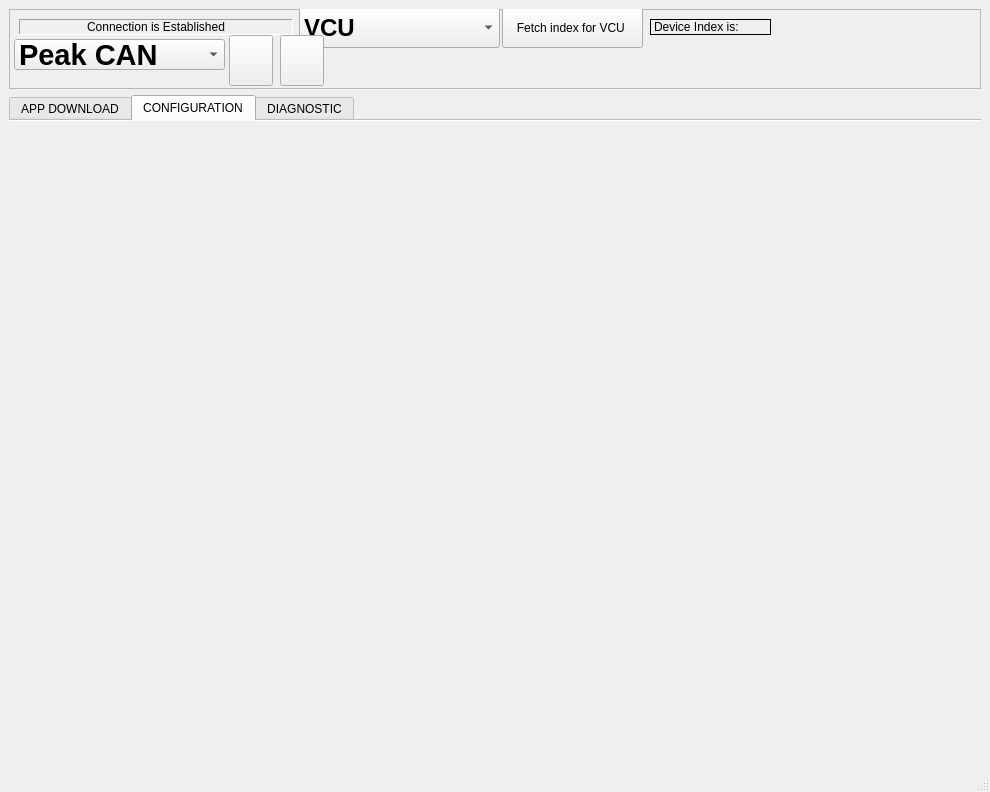
<?xml version="1.0" encoding="UTF-8"?>
<ui version="4.0">
 <class>MainWindow</class>
 <widget class="QMainWindow" name="MainWindow">
  <property name="geometry">
   <rect>
    <x>0</x>
    <y>0</y>
    <width>990</width>
    <height>792</height>
   </rect>
  </property>
  <property name="windowTitle">
   <string>MainWindow</string>
  </property>
  <property name="autoFillBackground">
   <bool>false</bool>
  </property>
  <widget class="QWidget" name="centralwidget">
   <layout class="QVBoxLayout" name="verticalLayout">
    <item>
     <widget class="QFrame" name="frame">
      <property name="sizePolicy">
       <sizepolicy hsizetype="Preferred" vsizetype="Fixed">
        <horstretch>0</horstretch>
        <verstretch>0</verstretch>
       </sizepolicy>
      </property>
      <property name="minimumSize">
       <size>
        <width>0</width>
        <height>80</height>
       </size>
      </property>
      <property name="maximumSize">
       <size>
        <width>16777215</width>
        <height>102</height>
       </size>
      </property>
      <property name="frameShape">
       <enum>QFrame::Shape::StyledPanel</enum>
      </property>
      <property name="frameShadow">
       <enum>QFrame::Shadow::Raised</enum>
      </property>
      <widget class="QLabel" name="connection_status_label">
       <property name="geometry">
        <rect>
         <x>10</x>
         <y>10</y>
         <width>274</width>
         <height>16</height>
        </rect>
       </property>
       <property name="frameShape">
        <enum>QFrame::Shape::Panel</enum>
       </property>
       <property name="frameShadow">
        <enum>QFrame::Shadow::Sunken</enum>
       </property>
       <property name="text">
        <string>Connection is Established</string>
       </property>
       <property name="alignment">
        <set>Qt::AlignmentFlag::AlignCenter</set>
       </property>
       <property name="wordWrap">
        <bool>false</bool>
       </property>
      </widget>
      <widget class="QComboBox" name="device_dropdown">
       <property name="geometry">
        <rect>
         <x>290</x>
         <y>-2</y>
         <width>201</width>
         <height>41</height>
        </rect>
       </property>
       <property name="font">
        <font>
         <family>Arial</family>
         <pointsize>18</pointsize>
         <bold>true</bold>
        </font>
       </property>
       <item>
        <property name="text">
         <string>VCU</string>
        </property>
       </item>
       <item>
        <property name="text">
         <string>EVCC</string>
        </property>
       </item>
      </widget>
      <widget class="QPushButton" name="index_fetching_button">
       <property name="geometry">
        <rect>
         <x>493</x>
         <y>-2</y>
         <width>141</width>
         <height>41</height>
        </rect>
       </property>
       <property name="text">
        <string>Fetch index for VCU </string>
       </property>
      </widget>
      <widget class="QLabel" name="index_label">
       <property name="geometry">
        <rect>
         <x>641</x>
         <y>10</y>
         <width>121</width>
         <height>16</height>
        </rect>
       </property>
       <property name="frameShape">
        <enum>QFrame::Shape::Box</enum>
       </property>
       <property name="text">
        <string>Device Index is:</string>
       </property>
      </widget>
      <widget class="QComboBox" name="protocall_dropdown">
       <property name="geometry">
        <rect>
         <x>5</x>
         <y>30</y>
         <width>211</width>
         <height>31</height>
        </rect>
       </property>
       <property name="sizePolicy">
        <sizepolicy hsizetype="Preferred" vsizetype="Fixed">
         <horstretch>9</horstretch>
         <verstretch>7</verstretch>
        </sizepolicy>
       </property>
       <property name="font">
        <font>
         <family>Arial</family>
         <pointsize>22</pointsize>
         <bold>true</bold>
        </font>
       </property>
       <property name="mouseTracking">
        <bool>false</bool>
       </property>
       <property name="acceptDrops">
        <bool>false</bool>
       </property>
       <property name="layoutDirection">
        <enum>Qt::LayoutDirection::LeftToRight</enum>
       </property>
       <property name="maxVisibleItems">
        <number>10</number>
       </property>
       <property name="sizeAdjustPolicy">
        <enum>QComboBox::SizeAdjustPolicy::AdjustToContentsOnFirstShow</enum>
       </property>
       <property name="iconSize">
        <size>
         <width>16</width>
         <height>16</height>
        </size>
       </property>
       <property name="duplicatesEnabled">
        <bool>false</bool>
       </property>
       <item>
        <property name="text">
         <string>Peak CAN</string>
        </property>
       </item>
       <item>
        <property name="text">
         <string>Waveshare</string>
        </property>
       </item>
      </widget>
      <widget class="QPushButton" name="connect_button">
       <property name="geometry">
        <rect>
         <x>220</x>
         <y>26</y>
         <width>44</width>
         <height>51</height>
        </rect>
       </property>
       <property name="text">
        <string/>
       </property>
       <property name="icon">
        <iconset>
         <normaloff>power.png</normaloff>power.png</iconset>
       </property>
       <property name="iconSize">
        <size>
         <width>45</width>
         <height>40</height>
        </size>
       </property>
      </widget>
      <widget class="QPushButton" name="disconnect_button">
       <property name="geometry">
        <rect>
         <x>271</x>
         <y>26</y>
         <width>44</width>
         <height>51</height>
        </rect>
       </property>
       <property name="text">
        <string/>
       </property>
       <property name="icon">
        <iconset>
         <normaloff>plug.png</normaloff>plug.png</iconset>
       </property>
       <property name="iconSize">
        <size>
         <width>45</width>
         <height>40</height>
        </size>
       </property>
      </widget>
     </widget>
    </item>
    <item>
     <widget class="QTabWidget" name="tabWidget">
      <property name="autoFillBackground">
       <bool>false</bool>
      </property>
      <property name="styleSheet">
       <string notr="true">#tab{border-image: url(:/image/Powerswap logo.png)0 0 0 0 stretch stretch ;}
#tab_2{border-image: url(:/image/Powerswap logo.png)0 0 0 0 stretch stretch ;}
#tab_3{border-image: url(:/image/Powerswap logo.png)0 0 0 0 stretch stretch ;}</string>
      </property>
      <property name="tabPosition">
       <enum>QTabWidget::TabPosition::North</enum>
      </property>
      <property name="tabShape">
       <enum>QTabWidget::TabShape::Rounded</enum>
      </property>
      <property name="currentIndex">
       <number>1</number>
      </property>
      <property name="usesScrollButtons">
       <bool>false</bool>
      </property>
      <property name="documentMode">
       <bool>true</bool>
      </property>
      <property name="tabsClosable">
       <bool>false</bool>
      </property>
      <widget class="QWidget" name="tab">
       <attribute name="title">
        <string>APP DOWNLOAD</string>
       </attribute>
       <widget class="QLabel" name="software_directory_label">
        <property name="geometry">
         <rect>
          <x>10</x>
          <y>1</y>
          <width>371</width>
          <height>20</height>
         </rect>
        </property>
        <property name="frameShape">
         <enum>QFrame::Shape::Panel</enum>
        </property>
        <property name="frameShadow">
         <enum>QFrame::Shadow::Sunken</enum>
        </property>
        <property name="text">
         <string>Software_directory_label</string>
        </property>
        <property name="margin">
         <number>0</number>
        </property>
        <property name="indent">
         <number>7</number>
        </property>
       </widget>
       <widget class="QLabel" name="flashing_status_label">
        <property name="geometry">
         <rect>
          <x>10</x>
          <y>25</y>
          <width>381</width>
          <height>21</height>
         </rect>
        </property>
        <property name="font">
         <font>
          <family>Arial</family>
          <pointsize>14</pointsize>
          <underline>false</underline>
         </font>
        </property>
        <property name="frameShape">
         <enum>QFrame::Shape::Panel</enum>
        </property>
        <property name="frameShadow">
         <enum>QFrame::Shadow::Sunken</enum>
        </property>
        <property name="text">
         <string>Flashing Completed Succesfully</string>
        </property>
        <property name="indent">
         <number>7</number>
        </property>
       </widget>
       <widget class="QPushButton" name="pushButton">
        <property name="geometry">
         <rect>
          <x>10</x>
          <y>50</y>
          <width>141</width>
          <height>32</height>
         </rect>
        </property>
        <property name="text">
         <string>Import Bin File</string>
        </property>
        <property name="autoExclusive">
         <bool>false</bool>
        </property>
        <property name="autoDefault">
         <bool>false</bool>
        </property>
        <property name="default">
         <bool>false</bool>
        </property>
        <property name="flat">
         <bool>false</bool>
        </property>
       </widget>
       <widget class="QPushButton" name="pushButton_2">
        <property name="geometry">
         <rect>
          <x>160</x>
          <y>50</y>
          <width>111</width>
          <height>32</height>
         </rect>
        </property>
        <property name="text">
         <string>Start</string>
        </property>
        <property name="autoExclusive">
         <bool>false</bool>
        </property>
        <property name="autoDefault">
         <bool>false</bool>
        </property>
        <property name="default">
         <bool>false</bool>
        </property>
        <property name="flat">
         <bool>false</bool>
        </property>
       </widget>
       <widget class="QProgressBar" name="progressBar">
        <property name="geometry">
         <rect>
          <x>280</x>
          <y>54</y>
          <width>118</width>
          <height>23</height>
         </rect>
        </property>
        <property name="value">
         <number>24</number>
        </property>
       </widget>
       <widget class="QLabel" name="label_2">
        <property name="geometry">
         <rect>
          <x>280</x>
          <y>67</y>
          <width>118</width>
          <height>23</height>
         </rect>
        </property>
        <property name="text">
         <string>Duration: 0.45</string>
        </property>
        <property name="alignment">
         <set>Qt::AlignmentFlag::AlignCenter</set>
        </property>
       </widget>
      </widget>
      <widget class="QWidget" name="tab_2">
       <attribute name="title">
        <string>CONFIGURATION</string>
       </attribute>
      </widget>
      <widget class="QWidget" name="tab_3">
       <attribute name="title">
        <string>DIAGNOSTIC</string>
       </attribute>
      </widget>
     </widget>
    </item>
    <item>
     <widget class="QLabel" name="label">
      <property name="text">
       <string/>
      </property>
     </widget>
    </item>
   </layout>
  </widget>
  <widget class="QMenuBar" name="menubar">
   <property name="geometry">
    <rect>
     <x>0</x>
     <y>0</y>
     <width>990</width>
     <height>33</height>
    </rect>
   </property>
  </widget>
  <widget class="QStatusBar" name="statusbar"/>
 </widget>
 <resources>
  <include location="resources.qrc"/>
 </resources>
 <connections/>
</ui>
